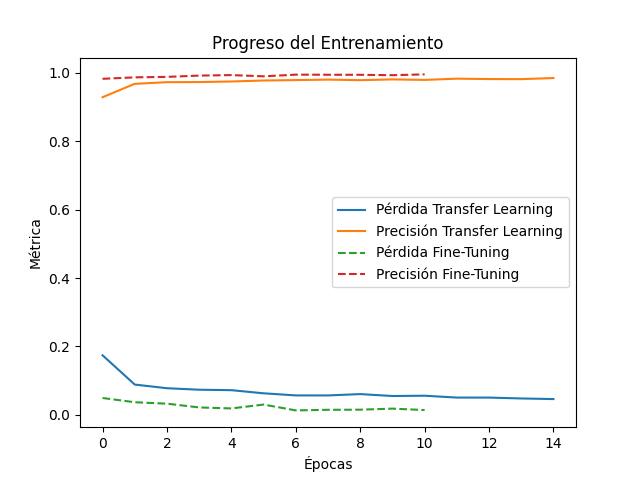

Generate this figure with Python:
# - Aumento de datos más robusto (entrenamiento_datagen) 

import os
from tensorflow.keras.preprocessing.image import ImageDataGenerator
from tensorflow.keras.applications import VGG16
from tensorflow.keras.models import Model
from tensorflow.keras.layers import Dense, Dropout, Flatten
from tensorflow.keras.callbacks import EarlyStopping, ReduceLROnPlateau
from tensorflow.keras.optimizers import Adam
import matplotlib.pyplot as plt

# Limpiar cualquier sesión previa
from tensorflow.keras import backend as K
K.clear_session()

# Rutas de datos
directorio_actual = os.path.dirname(os.path.abspath(__file__))
directorio_padre = os.path.abspath(os.path.join(directorio_actual, os.pardir))
data_validacion = os.path.join(directorio_padre, 'data', 'validacion')
data_entrenamiento = os.path.join(directorio_padre, 'data', 'entrenamiento')

# Determinar el número de clases
def contar_carpetas(ruta):
    try:
        carpetas = [nombre for nombre in os.listdir(ruta) if os.path.isdir(os.path.join(ruta, nombre))]
        return len(carpetas)
    except FileNotFoundError:
        print(f"La ruta {ruta} no existe.")
        return 0

clases = contar_carpetas(data_validacion)

# Hiperparámetros
altura, longitud = 100, 100
batch_size = 32
epocas_transfer = 15  # Épocas de transfer learning
epocas_finetuning = 15  # Épocas de fine-tuning

# Generadores de imágenes con aumento de datos
entrenamiento_datagen = ImageDataGenerator(
    rescale=1. / 255,
    shear_range=0.4,  # Incrementa el rango de corte
    zoom_range=0.4,  # Incrementa el rango de zoom
    horizontal_flip=True,
    rotation_range=50,  # Más rotaciones
    width_shift_range=0.3,  # Más traslados horizontales
    height_shift_range=0.3,  # Más traslados verticales
    brightness_range=[0.6, 1.4]  # Cambios más amplios en brillo
)

validacion_datagen = ImageDataGenerator(rescale=1. / 255)

imagen_entrenamiento = entrenamiento_datagen.flow_from_directory(
    data_entrenamiento,
    target_size=(altura, longitud),
    batch_size=batch_size,
    class_mode='categorical'
)
imagen_validacion = validacion_datagen.flow_from_directory(
    data_validacion,
    target_size=(altura, longitud),
    batch_size=batch_size,
    class_mode='categorical'
)

# Cargar modelo base preentrenado (VGG16)
base_model = VGG16(weights='imagenet', include_top=False, input_shape=(altura, longitud, 3))

# Congelar capas del modelo base (para transfer learning)
for layer in base_model.layers:
    layer.trainable = False

# Añadir nuevas capas (cabeza personalizada)
x = Flatten()(base_model.output)
x = Dense(256, activation='relu')(x)
x = Dropout(0.5)(x)
output = Dense(clases, activation='softmax')(x)  # Clases específicas de tu conjunto de datos
model = Model(inputs=base_model.input, outputs=output)

# Compilar el modelo para transfer learning
model.compile(optimizer=Adam(learning_rate=1e-4), 
              loss='categorical_crossentropy', 
              metrics=['accuracy'])

# Callbacks
early_stopping = EarlyStopping(monitor='val_loss', patience=10, restore_best_weights=True)
reduce_lr = ReduceLROnPlateau(monitor='val_loss', factor=0.2, patience=5, min_lr=1e-6)

# Transfer learning (cabezas personalizadas)
print("Iniciando Transfer Learning...")
history = model.fit(
    imagen_entrenamiento,
    validation_data=imagen_validacion,
    epochs=epocas_transfer,
    steps_per_epoch=len(imagen_entrenamiento),
    validation_steps=len(imagen_validacion),
    callbacks=[early_stopping, reduce_lr]
)

# Descongelar las últimas capas del modelo base para fine-tuning
for layer in base_model.layers[-6:]:  # Ajusta el número de capas descongeladas (6 capas finales)
    layer.trainable = True

# Recompilar el modelo con una tasa de aprendizaje más baja para fine-tuning
model.compile(optimizer=Adam(learning_rate=1e-5), 
              loss='categorical_crossentropy', 
              metrics=['accuracy'])

# Fine-tuning
print("Iniciando Fine-Tuning...")
history_finetune = model.fit(
    imagen_entrenamiento,
    validation_data=imagen_validacion,
    epochs=epocas_finetuning,
    steps_per_epoch=len(imagen_entrenamiento),
    validation_steps=len(imagen_validacion),
    callbacks=[early_stopping, reduce_lr]
)

# Guardar el modelo entrenado
modelo_guardado = os.path.join(directorio_padre, 'ModelosGeneradosH5', 'TEST-02 (15-15)','modelo_transfer_learning.h5')
model.save(modelo_guardado)
print(f"Modelo guardado en: {modelo_guardado}")

# Graficar los resultados
# Transfer Learning
plt.plot(history.history['loss'], label='Pérdida Transfer Learning')
plt.plot(history.history['accuracy'], label='Precisión Transfer Learning')

# Fine-Tuning
plt.plot(history_finetune.history['loss'], label='Pérdida Fine-Tuning', linestyle='--')
plt.plot(history_finetune.history['accuracy'], label='Precisión Fine-Tuning', linestyle='--')

plt.legend()
plt.xlabel('Épocas')
plt.ylabel('Métrica')
plt.title('Progreso del Entrenamiento')
plt.show()
